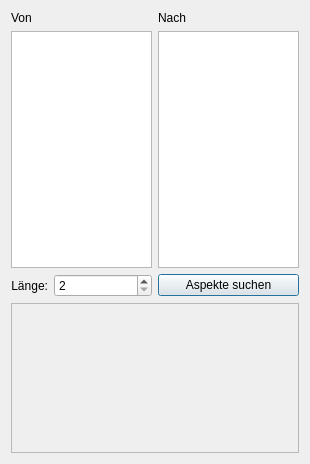
<?xml version="1.0" encoding="UTF-8"?>
<ui version="4.0">
 <class>dialogAspector</class>
 <widget class="QDialog" name="dialogAspector">
  <property name="enabled">
   <bool>true</bool>
  </property>
  <property name="geometry">
   <rect>
    <x>0</x>
    <y>0</y>
    <width>310</width>
    <height>464</height>
   </rect>
  </property>
  <property name="windowTitle">
   <string>Aspector</string>
  </property>
  <layout class="QGridLayout" name="gridLayout">
   <item row="0" column="2">
    <widget class="QLabel" name="label_2">
     <property name="text">
      <string>Nach</string>
     </property>
    </widget>
   </item>
   <item row="0" column="0">
    <widget class="QLabel" name="label">
     <property name="text">
      <string>Von</string>
     </property>
    </widget>
   </item>
   <item row="2" column="0" colspan="2">
    <widget class="QListWidget" name="listWidgetFrom">
     <property name="iconSize">
      <size>
       <width>25</width>
       <height>25</height>
      </size>
     </property>
     <property name="sortingEnabled">
      <bool>true</bool>
     </property>
    </widget>
   </item>
   <item row="4" column="1">
    <widget class="QSpinBox" name="spinBox">
     <property name="sizePolicy">
      <sizepolicy hsizetype="Expanding" vsizetype="Fixed">
       <horstretch>0</horstretch>
       <verstretch>0</verstretch>
      </sizepolicy>
     </property>
     <property name="minimum">
      <number>2</number>
     </property>
     <property name="maximum">
      <number>15</number>
     </property>
    </widget>
   </item>
   <item row="4" column="2">
    <widget class="QPushButton" name="pushButtonGo">
     <property name="text">
      <string>Aspekte suchen</string>
     </property>
    </widget>
   </item>
   <item row="4" column="0">
    <widget class="QLabel" name="label_3">
     <property name="text">
      <string>Länge:</string>
     </property>
     <property name="alignment">
      <set>Qt::AlignRight|Qt::AlignTrailing|Qt::AlignVCenter</set>
     </property>
    </widget>
   </item>
   <item row="2" column="2">
    <widget class="QListWidget" name="listWidgetTo">
     <property name="iconSize">
      <size>
       <width>25</width>
       <height>25</height>
      </size>
     </property>
     <property name="sortingEnabled">
      <bool>true</bool>
     </property>
    </widget>
   </item>
   <item row="5" column="0" colspan="3">
    <widget class="QScrollArea" name="scrollArea">
     <property name="sizePolicy">
      <sizepolicy hsizetype="Expanding" vsizetype="Fixed">
       <horstretch>0</horstretch>
       <verstretch>0</verstretch>
      </sizepolicy>
     </property>
     <property name="minimumSize">
      <size>
       <width>0</width>
       <height>150</height>
      </size>
     </property>
     <property name="maximumSize">
      <size>
       <width>16777215</width>
       <height>150</height>
      </size>
     </property>
     <property name="widgetResizable">
      <bool>true</bool>
     </property>
     <widget class="QWidget" name="scrollAreaWidgetContents">
      <property name="geometry">
       <rect>
        <x>0</x>
        <y>0</y>
        <width>290</width>
        <height>148</height>
       </rect>
      </property>
      <layout class="QVBoxLayout" name="verticalLayout">
       <property name="margin">
        <number>6</number>
       </property>
      </layout>
     </widget>
    </widget>
   </item>
  </layout>
 </widget>
 <resources/>
 <connections/>
</ui>
